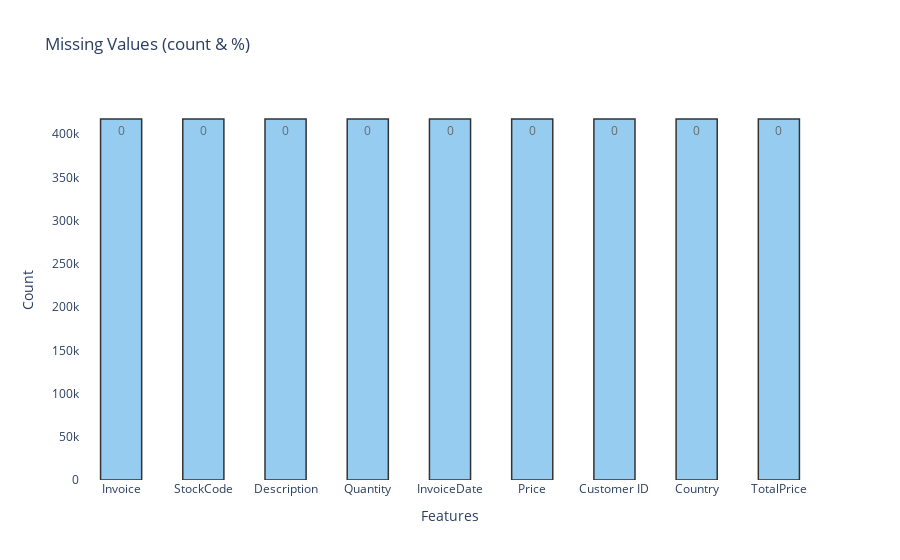

The cell this chart's notebook holds for it:
### Code cell
missing_plot(df, 'Customer ID')

### Figure 1 — Plotly figure (JSON) as saved in the notebook; plotly's stock layout.template omitted (floating-point values rounded to 4 significant figures)
{"data": [{"marker": {"color": "#7EC0EE", "line": {"color": "#000000", "width": 1.5}}, "opacity": 0.8, "text": [0, 0, 0, 0, 0, 0, 0, 0, 0], "textposition": "auto", "type": "bar", "width": 0.5, "x": ["Invoice", "StockCode", "Description", "Quantity", "InvoiceDate", "Price", "Customer ID", "Country", "TotalPrice"], "y": [417534, 417534, 417534, 417534, 417534, 417534, 417534, 417534, 417534]}], "layout": {"autosize": true, "plot_bgcolor": "rgba(0, 0, 0, 0)", "title": {"text": "Missing Values (count & %)"}, "xaxis": {"autorange": true, "range": [-0.5, 8.5], "title": {"text": "Features"}, "type": "category"}, "yaxis": {"autorange": true, "range": [0, 439500.0], "title": {"text": "Count"}, "type": "linear"}}}
